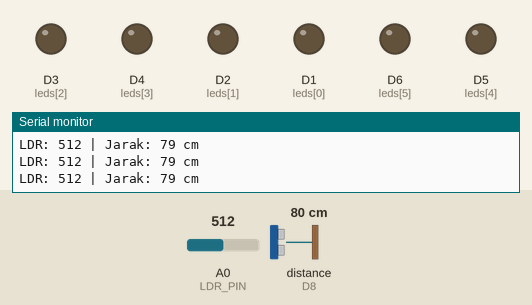
Bench run of a sketch on a simulated ESP8266 (NodeMCU). Shown: output pins drawn as LEDs (lit = HIGH), the last lines printed to the serial monitor. Wiring (inferred from the names in the program): ultrasonic range finder: trigger D7; echo D8. Inputs (shaded band) come from the test bench; at power-on: distance to the obstacle (sensor on D8) 80 cm, A0 (LDR_PIN) = 512. The echo pulse lasts 58.3 µs per cm; pins used as bus, display or sensor lines are not drawn.

Above: at 1.2 s.
1.3 s: distance to the obstacle (sensor on D8) set to 10 cm
2.8 s: distance to the obstacle (sensor on D8) set to 7 cm
At 3.3 s:
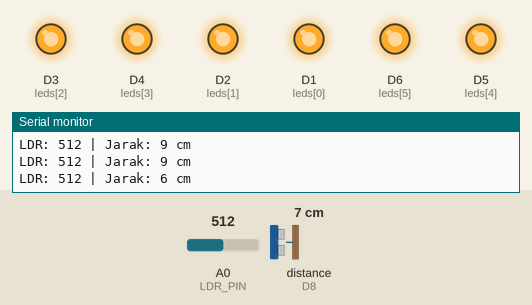
4.3 s: distance to the obstacle (sensor on D8) set to 9 cm
At 5.5 s:
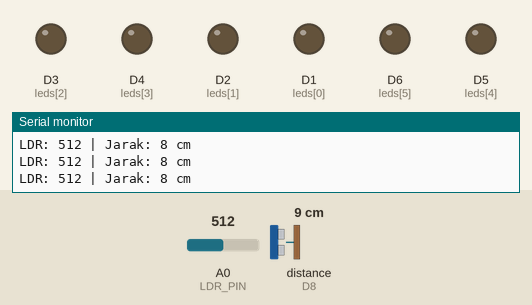
5.9 s: distance to the obstacle (sensor on D8) set to 2 cm
At 6.7 s:
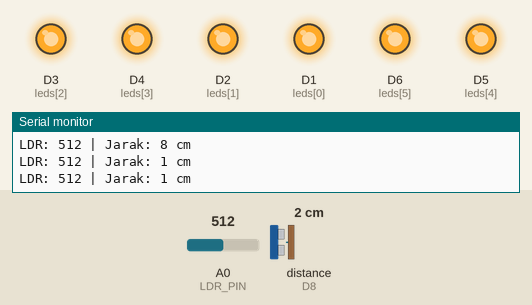
Timing chart, 0 to 8.4 s (numbered marks = the images above; inputs shaded):
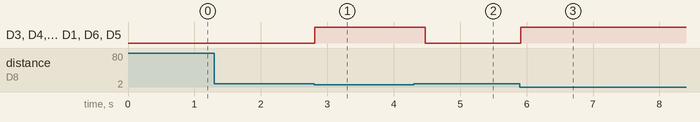

Measured:
- the behaviour switches between 9 and 8 cm on distance to the obstacle (sensor on D8) (found by bisection; images 0 and 1)
- after the input at 2.8 s, D3 (leds[2]), D4 (leds[3]), D2 (leds[1]), D1 (leds[0]), D6 (leds[5]), D5 (leds[4]): LOW → HIGH at once
- after the input at 4.3 s, D3 (leds[2]), D4 (leds[3]), D2 (leds[1]), D1 (leds[0]), D6 (leds[5]), D5 (leds[4]): HIGH → LOW after 0.17 s
- after the input at 5.9 s, D3 (leds[2]), D4 (leds[3]), D2 (leds[1]), D1 (leds[0]), D6 (leds[5]), D5 (leds[4]): LOW → HIGH at once

The sketch:

espjalancepat.ino
```cpp
#define LDR_PIN A0
#define TRIG_PIN D7
#define ECHO_PIN D8

int leds[] = {D1, D2, D3, D4, D5, D6};
int numLeds = 6;

long duration;
int distance;

void setup() {
  Serial.begin(115200);
  pinMode(TRIG_PIN, OUTPUT);
  pinMode(ECHO_PIN, INPUT);
  for (int i = 0; i < numLeds; i++) pinMode(leds[i], OUTPUT);
}

void loop() {
  int ldrValue = analogRead(LDR_PIN);
  int threshold = 500;

  // Baca jarak 3x lalu rata-rata
  long total = 0;
  for (int i = 0; i < 3; i++) {
    digitalWrite(TRIG_PIN, LOW);
    delayMicroseconds(2);
    digitalWrite(TRIG_PIN, HIGH);
    delayMicroseconds(10);
    digitalWrite(TRIG_PIN, LOW);
    duration = pulseIn(ECHO_PIN, HIGH, 30000); // timeout 30ms
    total += duration * 0.034 / 2;
  }
  distance = total / 3;

  Serial.print("LDR: "); Serial.print(ldrValue);
  Serial.print(" | Jarak: "); Serial.print(distance); Serial.println(" cm");

  if (ldrValue < threshold) {
    for (int i = 0; i < numLeds; i++) digitalWrite(leds[i], LOW);
  } else {
    if (distance > 0 && distance < 8) {
      for (int i = 0; i < numLeds; i++) digitalWrite(leds[i], HIGH);
      delay(500);  // nyala sebentar lalu baca lagi
    } else {
      for (int i = 0; i < numLeds; i++) digitalWrite(leds[i], LOW);
    }
  }

  delay(50); // baca 20x per detik
}
```
